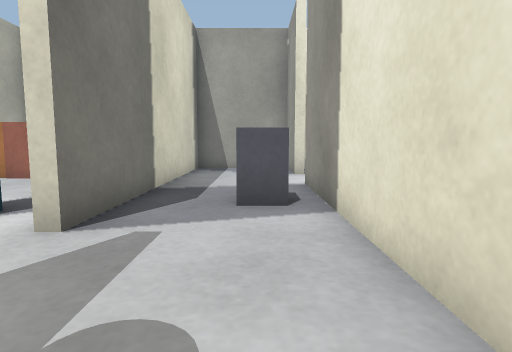
[1] (above)

18 first-person views from a walk through a Gazebo world. The camera is 0.5 m above the floor, tilts 6° down and sees 75° across. The floor is counted in squares, 0.5 m on a side. Each view is taken from the middle of a square. On the plan, view 1 faces up. The plan holds only what a view shows up to about 12 squares ahead; the rest is blank.

[2]
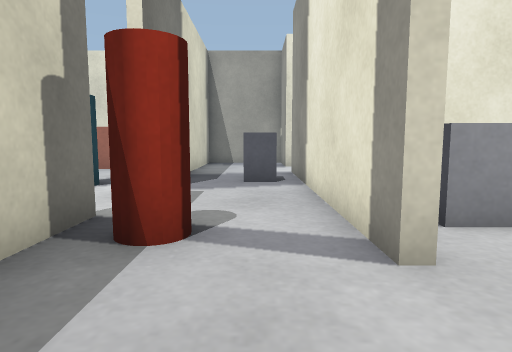

[3]
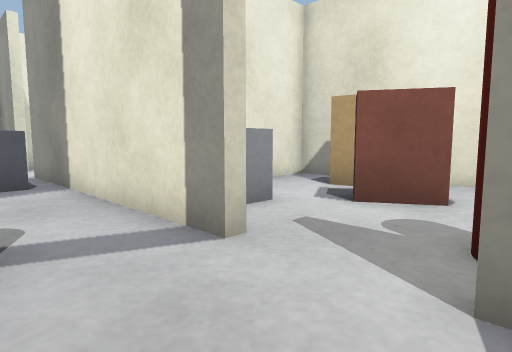

[4]
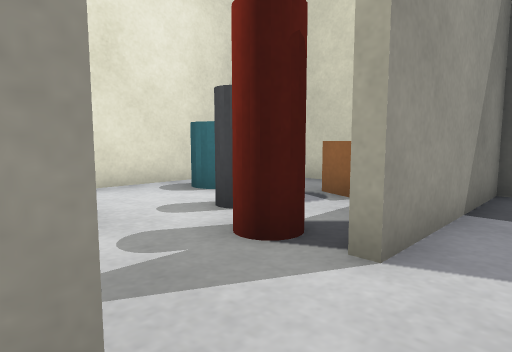

[5]
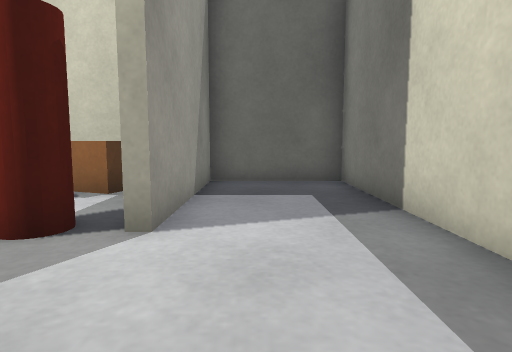

[6]
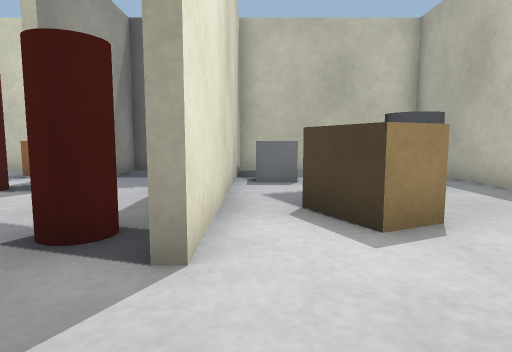

[7]
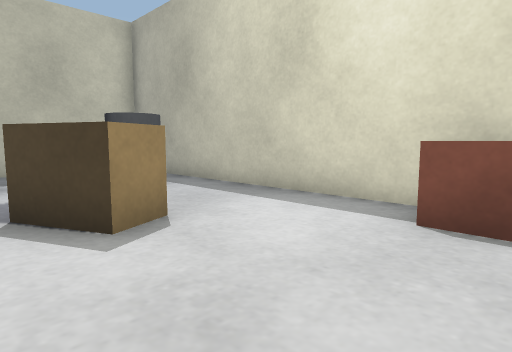

[8]
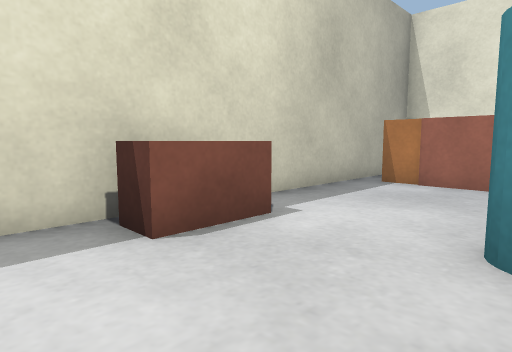

[9]
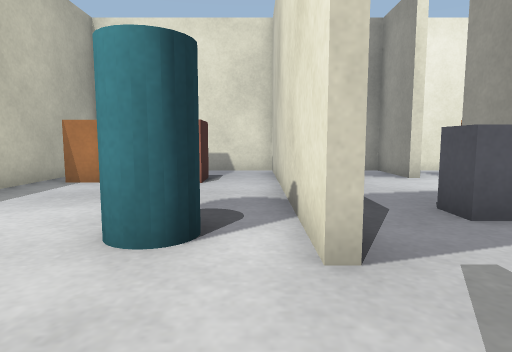

[10]
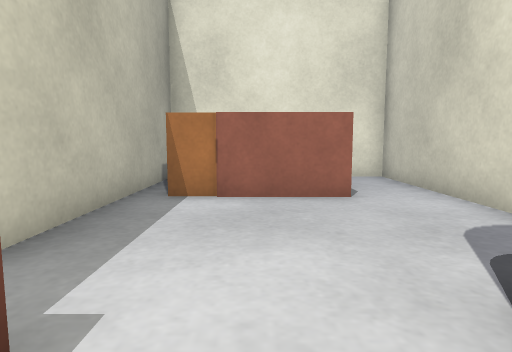

[11]
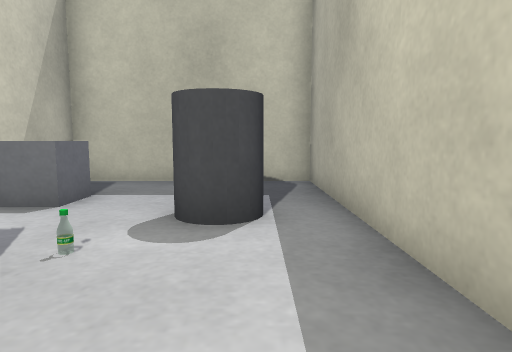

[12]
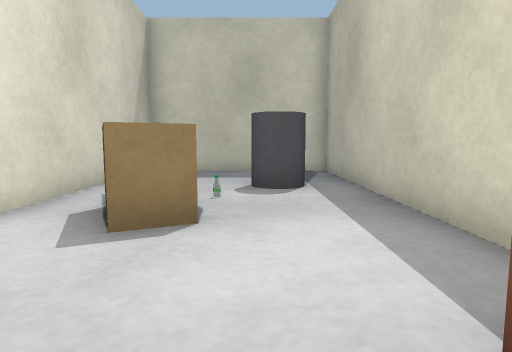

[13]
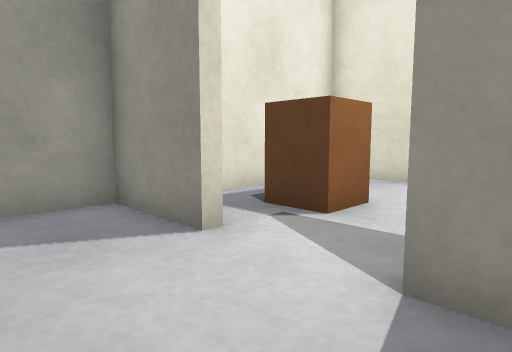

[14]
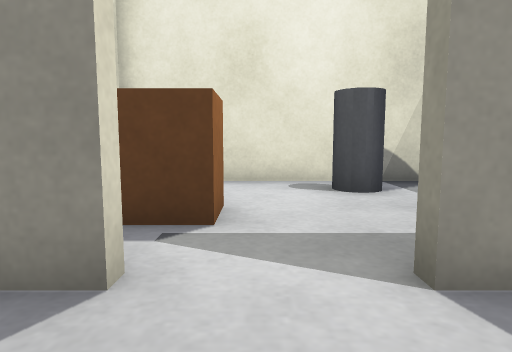

[15]
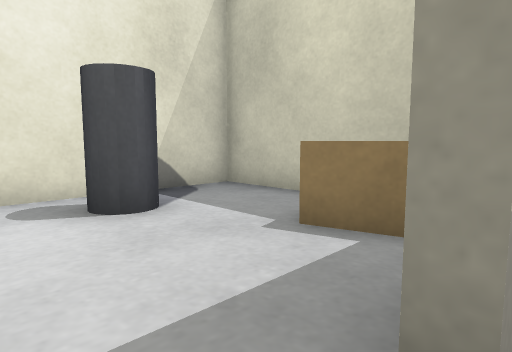

[16]
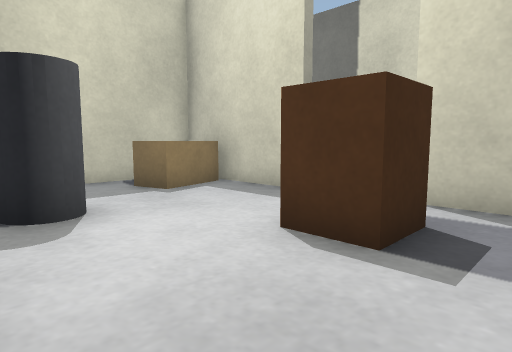

[17]
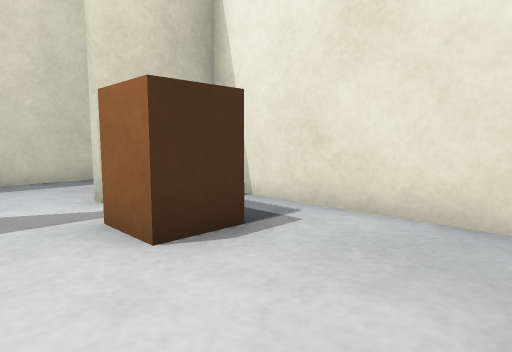

[18]
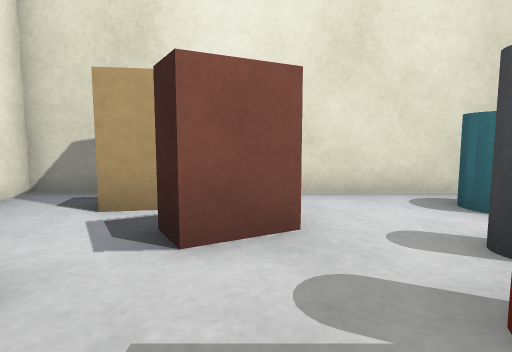

### Floor plan
Ten units are one square. View 1 is at (0, 0); x grows to the right and y downward. Boxes are objects, and circles mark ways between rooms. Rooms are numbered by the first view taken in them; rooms with no view inside come last. Other rooms are left out.
<svg viewBox="-90 -129 168 207">
<path fill="none" stroke="#000" d="M12 -99 12 -124 -4 -124M-21 -15 -21 5M-21 -122 -21 -35M12 5 12 -79M-21 5 -21 73 12 73 12 25M-84 -24 -84 73 -25 73 -25 -15M-25 -35 -25 -124 -84 -124 -84 -46M14 -79 14 -36 73 -36 73 -124 14 -124 14 -100M33 73 55 73M73 64 73 -33 35 -33"/>
<rect x="-15" y="-15" width="10" height="20" fill="#bbb"><title>red cylinder</title></rect>
<rect x="-5" y="-65" width="10" height="20" fill="#bbb"><title>grey box</title></rect>
<rect x="-85" y="-45" width="20" height="20" fill="#bbb"><title>red box</title></rect>
<rect x="-75" y="25" width="20" height="20" fill="#bbb"><title>dark grey cylinder</title></rect>
<rect x="-75" y="-105" width="10" height="20" fill="#bbb"><title>brown box</title></rect>
<rect x="-65" y="-105" width="20" height="20" fill="#bbb"><title>red box</title></rect>
<rect x="-55" y="15" width="10" height="10" fill="#bbb"><title>bottle</title></rect>
<rect x="-55" y="-5" width="20" height="20" fill="#bbb"><title>brown box</title></rect>
<rect x="-45" y="35" width="20" height="20" fill="#bbb"><title>grey box</title></rect>
<rect x="-45" y="-55" width="10" height="20" fill="#bbb"><title>cyan cylinder</title></rect>
<rect x="15" y="-65" width="20" height="20" fill="#bbb"><title>brown box</title></rect>
<rect x="25" y="-105" width="20" height="10" fill="#bbb"><title>brown box</title></rect>
<rect x="55" y="-75" width="10" height="10" fill="#bbb"><title>dark grey cylinder</title></rect>
<rect x="15" y="25" width="20" height="10" fill="#bbb"><title>red cylinder</title></rect>
<rect x="15" y="-25" width="20" height="20" fill="#bbb"><title>grey box</title></rect>
<rect x="25" y="55" width="10" height="10" fill="#bbb"><title>brown box</title></rect>
<rect x="35" y="25" width="10" height="20" fill="#bbb"><title>dark grey cylinder</title></rect>
<rect x="35" y="-5" width="20" height="20" fill="#bbb"><title>red box</title></rect>
<rect x="55" y="35" width="10" height="20" fill="#bbb"><title>cyan cylinder</title></rect>
<rect x="55" y="-15" width="10" height="10" fill="#bbb"><title>brown box</title></rect>
<circle cx="-5" cy="-5" r="3" fill="#2a7"/>
<circle cx="-20" cy="-25" r="3" fill="#2a7"/>
<circle cx="10" cy="-90" r="3" fill="#2a7"/>
<circle cx="10" cy="15" r="3" fill="#2a7"/>
<text x="-10" y="-60">1</text>
<text x="-10" y="40">2</text>
<text x="-60" y="-30">3</text>
<text x="40" y="-90">4</text>
<text x="40" y="20">5</text>
</svg>
Room 1 opens to room 2. Room 1 opens to room 3. Room 1 opens to room 4. Room 2 opens to room 5.

Where each view was taken, in squares from view 1:
view 1: 0 up, 0 right, facing up
view 2: 3 down, 0 right, facing up
view 3: 3 down, 1 left, facing up-right
view 4: 0 up, 0 right, facing down-right
view 5: 1 up, 0 right, facing down
view 6: 4 up, 3 left, facing down
view 7: 4 up, 3 left, facing down-left
view 8: 1 up, 4 left, facing up-left
view 9: 1 up, 3 left, facing up
view 10: 3 up, 6 left, facing up
view 11: 1 up, 7 left, facing down
view 12: 4 up, 6 left, facing down
view 13: 7 up, 1 left, facing up-right
view 14: 9 up, 1 left, facing right
view 15: 9 up, 1 right, facing down-right
view 16: 12 up, 7 right, facing down-left
view 17: 8 up, 7 right, facing up-left
view 18: 1 down, 1 right, facing right
